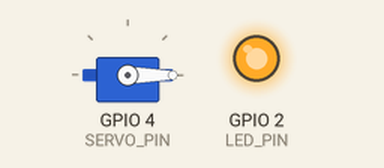
Bench run of a sketch on a simulated ESP32. Parts: servo, output pins drawn as LEDs (lit = HIGH). What the sketch prints to the serial monitor is not drawn.

Above: at 2.05 s.
At 10.45 s:
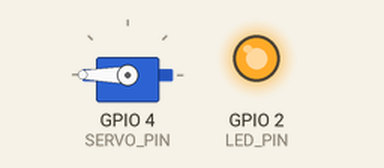
At 18.95 s:
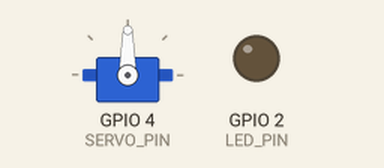
Timing chart, 0 to 24.1 s (numbered marks = the images above):
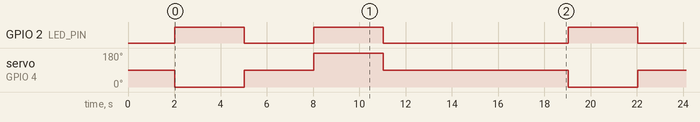

The sketch:

testSg90.ino
```cpp
/*
 * SG90舵机测试程序 (ESP32版本)
 * 功能：测试SG90舵机的基本转动功能
 * 适用于：ESP32开发板
 * 作者：Arduino项目
 * 日期：2024
 */

#include <ESP32Servo.h>

// 创建Servo对象
Servo myServo;

// 定义引脚 (ESP32引脚)
const int SERVO_PIN = 4;   // 舵机信号线连接到GPIO4 (更安全的PWM引脚)
const int LED_PIN = 2;      // ESP32内置LED (GPIO2)

// 定义变量
int pos = 0;                // 存储舵机位置

void setup() {
  // 初始化串口通信
  Serial.begin(115200);     // ESP32通常使用115200波特率
  Serial.println("SG90舵机测试程序启动 (ESP32版本)");
  Serial.println("===============================");

  // ESP32Servo库需要设置PWM频率和分辨率
  ESP32PWM::allocateTimer(0);
  ESP32PWM::allocateTimer(1);
  ESP32PWM::allocateTimer(2);
  ESP32PWM::allocateTimer(3);

  // 将舵机连接到指定引脚
  myServo.setPeriodHertz(50);    // 标准50Hz舵机
  myServo.attach(SERVO_PIN, 1000, 2000); // 调整脉冲宽度：1000-2000微秒

  // 设置LED引脚为输出
  pinMode(LED_PIN, OUTPUT);

  // 初始化舵机到90度位置
  Serial.println("正在初始化舵机到90度...");
  myServo.write(90);
  delay(2000);  // 增加延时让舵机有时间响应

  Serial.println("舵机已初始化到90度位置");
  Serial.println("如果舵机没动，请检查：");
  Serial.println("1. 电源是否足够(建议5V外接电源)");
  Serial.println("2. 接线是否正确");
  Serial.println("3. 舵机是否损坏");
  Serial.println("开始测试序列...");
}

void loop() {
  // 简化的测试序列，更容易观察
  Serial.println("\n=== 开始舵机测试 ===");

  // 测试0度位置
  Serial.println("设置舵机到0度位置...");
  digitalWrite(LED_PIN, HIGH);
  myServo.write(0);
  delay(3000);  // 等待3秒，观察舵机是否动作
  Serial.println("如果舵机正常，现在应该在0度位置");

  // 测试90度位置
  Serial.println("设置舵机到90度位置...");
  digitalWrite(LED_PIN, LOW);
  myServo.write(90);
  delay(3000);
  Serial.println("如果舵机正常，现在应该在90度位置");

  // 测试180度位置
  Serial.println("设置舵机到180度位置...");
  digitalWrite(LED_PIN, HIGH);
  myServo.write(180);
  delay(3000);
  Serial.println("如果舵机正常，现在应该在180度位置");

  // 返回中心位置
  Serial.println("返回90度中心位置...");
  digitalWrite(LED_PIN, LOW);
  myServo.write(90);
  delay(3000);

  Serial.println("=== 测试循环完成，等待5秒后重复 ===\n");
  delay(5000);
}

/*
 * 辅助函数：平滑移动到指定角度
 */
void smoothMove(int targetAngle, int stepDelay = 15) {
  int currentAngle = myServo.read();

  if (currentAngle < targetAngle) {
    for (int angle = currentAngle; angle <= targetAngle; angle++) {
      myServo.write(angle);
      delay(stepDelay);
    }
  } else {
    for (int angle = currentAngle; angle >= targetAngle; angle--) {
      myServo.write(angle);
      delay(stepDelay);
    }
  }
} 
```

Measured:
- by itself, GPIO 2 (LED_PIN): repeats every 17.0 s: LOW 3.0 s, HIGH 3.0 s, LOW 8.0 s, HIGH 3.0 s
- by itself, servo on GPIO 4 (SERVO_PIN): repeats every 17.0 s: 90° 3.0 s, 180° 3.0 s, 90° 8.0 s, 0° 3.0 s
